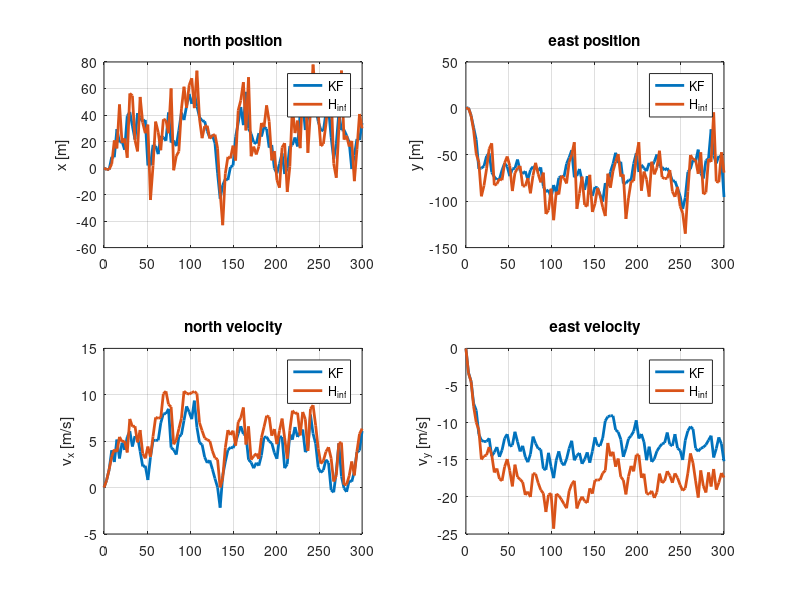

Reproduce this figure in MATLAB.
clear all; close all; clc
%% HW - 2_b (JH version)

%% parameters
T = 3;
u = 2;
Q = diag([4 4 1 1]);
R = diag([900 900]);
h_a = 0.9*pi; % heading angle
x_0 = zeros(4,1);
xhat_0 = x_0;
P_0 = eye(4);

% model
F = [1 0 T 0;...
    0 1 0 T;...
    0 0 1 0;...
    0 0 0 1];
G = [0;0;T*sin(h_a);T*cos(h_a)];
H = [eye(2) zeros(2,2)];

%% simulation
S = eye(4);
L = eye(4);
Sbar = L.'*S*L;
t_f = 300;
tspan = 0:T:t_f;
theta = 0.0005;
x = zeros(4, length(tspan));
x(:,1) = x_0;
y = zeros(2, length(tspan));
v_0 = mvnrnd(zeros(2,1), R).';
y(:,1) = H*x_0 + v_0;

% Kalman filter (KF)
MM_KF = zeros(4, length(tspan));
PP_KF = zeros(4,4,length(tspan));
MM_KF(:,1) = xhat_0;
PP_KF(:,:,1) = P_0;

% H_inf filter
MM_H_inf = zeros(4, length(tspan));
PP_H_inf = zeros(4,4,length(tspan));
MM_H_inf(:,1) = xhat_0;
PP_H_inf(:,:,1) = P_0;

for i = 1:length(tspan)-1
    % simulation
    w_i = mvnrnd(zeros(4,1), Q).';
    x(:,i+1) = F*x(:,i) + G*u + w_i;
    v_i = mvnrnd(zeros(2,1), R).';
    y(:,i+1) = H*x(:,i+1) + v_i;
    
    % kalman filter
        % update
        K_KF = PP_KF(:,:,i)*H.'*inv(H*PP_KF(:,:,i)*H.'+R);
        MM_KF(:,i) = MM_KF(:,i) + K_KF*(y(:,i)-H*MM_KF(:,i));
        PP_KF(:,:,i) = (eye(4) - K_KF*H)*PP_KF(:,:,i);
    
        % prediction
        PP_KF(:,:,i+1) = F*PP_KF(:,:,i)*F.' + Q;
        MM_KF(:,i+1) = F*MM_KF(:,i) + G*1;
        
    % H_inf filter
    K_H_inf = PP_H_inf(:,:,i)*inv(eye(4)-theta*Sbar*PP_H_inf(:,:,i)+H.'*inv(R)*H*PP_H_inf(:,:,i))*H.'*inv(R);
    MM_H_inf(:,i+1) = F*MM_H_inf(:,i)+ G*1 + F*K_H_inf*(y(:,i)-H*MM_H_inf(:,i));
    PP_H_inf(:,:,i+1) = F*PP_H_inf(:,:,i)*inv(eye(4)-theta*Sbar*PP_H_inf(:,:,i)+H.'*inv(R)*H*PP_H_inf(:,:,i))*F.' + Q;
end

figure;
subplot(2,2,1)
plot(tspan, x(1,:) - MM_KF(1,:), 'LineWidth', 2);
hold on
plot(tspan, x(1,:) - MM_H_inf(1,:), 'LineWidth', 2);
grid on
title('north position');
ylabel('x [m]');
legend('KF','H_{inf}');
subplot(2,2,2)
plot(tspan, x(2,:) - MM_KF(2,:), 'LineWidth', 2);
hold on
plot(tspan, x(2,:) - MM_H_inf(2,:), 'LineWidth', 2);
grid on
title('east position');
ylabel('y [m]');
legend('KF','H_{inf}');
subplot(2,2,3)
plot(tspan, x(3,:) - MM_KF(3,:), 'LineWidth', 2);
hold on
plot(tspan, x(3,:) - MM_H_inf(3,:), 'LineWidth', 2);
grid on
title('north velocity');
ylabel('v_x [m/s]');
legend('KF','H_{inf}');
subplot(2,2,4)
plot(tspan, x(4,:) - MM_KF(4,:), 'LineWidth', 2);
hold on
plot(tspan, x(4,:) - MM_H_inf(4,:), 'LineWidth', 2);
grid on
title('east velocity');
ylabel('v_y [m/s]');
legend('KF','H_{inf}');

%% calculate RMS
sum_KF = zeros(4,1);
sum_H_inf = zeros(4,1);

for i = 1:length(tspan)
    sum_KF = sum_KF + (x(:,i) - MM_KF(:,i)).^2;
    sum_H_inf = sum_H_inf + (x(:,i) - MM_H_inf(:,i)).^2;
end

for j = 1:4
    RMS_KF(j,1) = sqrt(sum_KF(j,1)/size(x,2));
    RMS_H_inf(j,1) = sqrt(sum_H_inf(j,1)/size(x,2));
end

fprintf('x(RMS): %f (KF), %f (H_{inf}) \n', RMS_KF(1,1), RMS_H_inf(1,1));
fprintf('y(RMS): %f (KF), %f (H_{inf}) \n', RMS_KF(2,1), RMS_H_inf(2,1));
fprintf('v_x(RMS): %f (KF), %f (H_{inf}) \n', RMS_KF(3,1), RMS_H_inf(3,1));
fprintf('v_y(RMS): %f (KF), %f (H_{inf}) \n', RMS_KF(4,1), RMS_H_inf(4,1));